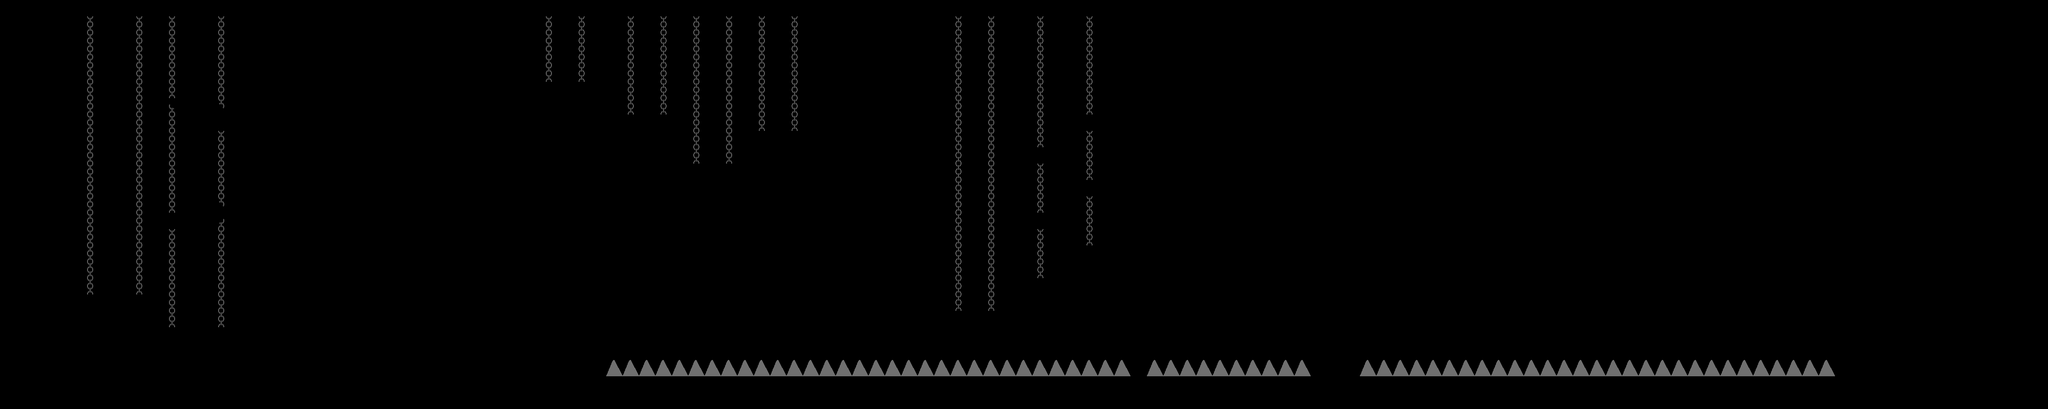

Tiled map render using the project's own tile images. Description and the map definition, with tile-layer contents summarised, below:
An orthogonal 125x25 tile map with 32x32 px tiles, 2 tile layers (deco layer, Tile Layer 1), 5 tilesets and 14 objects.

<map version="1.2" tiledversion="1.2.3" orientation="orthogonal" renderorder="right-down" width="125" height="25" tilewidth="32" tileheight="32" infinite="0" nextlayerid="5" nextobjectid="25">
 <tileset firstgid="1" source="platfor.tsx" />
 <tileset firstgid="2" source="ramp.tsx" />
 <tileset firstgid="3" source="Chain.tsx" />
 <tileset firstgid="4" source="dsSpike.tsx" />
 <tileset firstgid="5" source="Spike.tsx" />
 <objectgroup id="4" name="collision">
  <object id="10" x="0" y="736">
   <polygon points="0,0 4000,0 4000,64 0,64" />
  </object>
  <object id="11" x="32" y="736">
   <polygon points="0,0 0,-736 -32,-736 -32,0" />
  </object>
  <object id="12" x="0" y="0">
   <polygon points="0,0 4000,0 4000,32 0,32" />
  </object>
  <object id="13" x="32" y="608">
   <polygon points="0,0 128,-128 0,-128" />
  </object>
  <object id="15" x="160" y="576">
   <polygon points="0,0 128,0 128,32 0,32" />
  </object>
  <object id="16" x="320" y="640">
   <polygon points="0,0 0,32 128,32 128,0" />
  </object>
  <object id="17" x="320" y="416">
   <polygon points="0,0 0,32 96,32 96,0" />
  </object>
  <object id="18" x="352" y="416">
   <polygon points="0,0 32,-32 64,-32 96,0" />
  </object>
  <object id="19" x="480" y="320">
   <polygon points="0,0 64,64 64,0" />
  </object>
  <object id="20" x="544" y="736">
   <polygon points="0,0 0,-640 32,-640 64,-608 64,0" />
  </object>
  <object id="21" x="480" y="96">
   <polygon points="0,0 64,0 64,32 0,32" />
  </object>
  <object id="22" x="320" y="192">
   <polygon points="0,0 32,32 128,32 96,0" />
  </object>
  <object id="23" x="384" y="224">
   <polygon points="0,0 32,32 96,32 96,0" />
  </object>
  <object id="24" x="608" y="352">
   <polygon points="0,0 32,0 80.5286,-48.273 111.99,-16.8112 96,0 96,32 0,32" />
  </object>
 </objectgroup>
 <layer id="2" name="deco layer" width="125" height="25">
  <data>[3125 cells, 284 non-empty, 3 distinct tile ids]</data>
 </layer>
 <layer id="1" name="Tile Layer 1" width="125" height="25">
  <data>[3125 cells, 833 non-empty, 4 distinct tile ids]</data>
 </layer>
</map>
